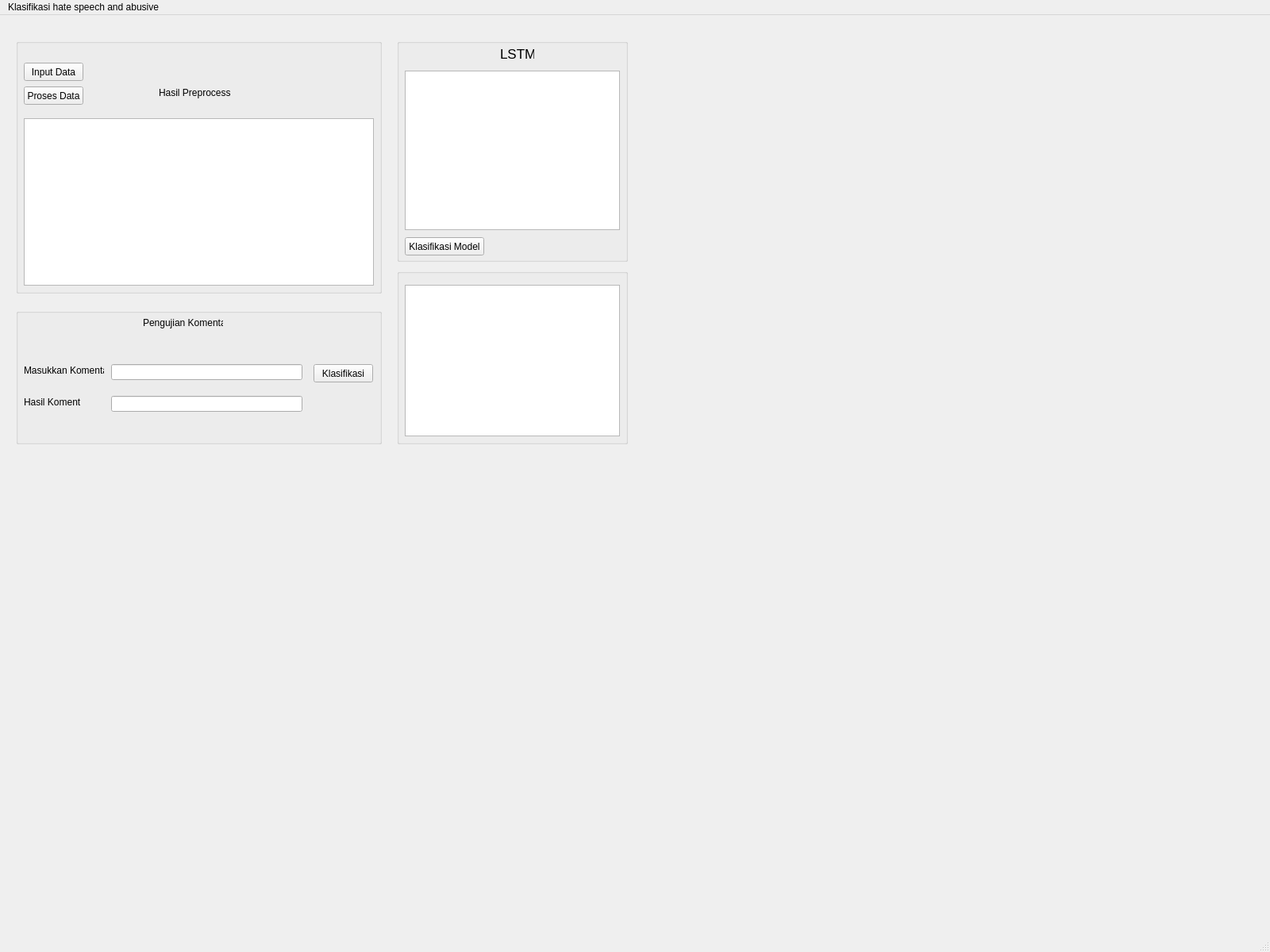
<?xml version="1.0" encoding="UTF-8"?>
<ui version="4.0">
 <class>MainWindow</class>
 <widget class="QMainWindow" name="MainWindow">
  <property name="geometry">
   <rect>
    <x>0</x>
    <y>0</y>
    <width>1600</width>
    <height>1200</height>
   </rect>
  </property>
  <property name="windowTitle">
   <string>MainWindow</string>
  </property>
  <widget class="QWidget" name="centralwidget">
   <widget class="QGroupBox" name="groupBox_3">
    <property name="geometry">
     <rect>
      <x>20</x>
      <y>370</y>
      <width>461</width>
      <height>171</height>
     </rect>
    </property>
    <property name="title">
     <string/>
    </property>
    <widget class="QLabel" name="labelTesting">
     <property name="geometry">
      <rect>
       <x>160</x>
       <y>10</y>
       <width>101</width>
       <height>16</height>
      </rect>
     </property>
     <property name="text">
      <string>Pengujian Komentar</string>
     </property>
    </widget>
    <widget class="QLabel" name="labelInput">
     <property name="geometry">
      <rect>
       <x>10</x>
       <y>70</y>
       <width>101</width>
       <height>16</height>
      </rect>
     </property>
     <property name="text">
      <string>Masukkan Komentar</string>
     </property>
    </widget>
    <widget class="QLabel" name="labelOutput">
     <property name="geometry">
      <rect>
       <x>10</x>
       <y>110</y>
       <width>71</width>
       <height>16</height>
      </rect>
     </property>
     <property name="text">
      <string>Hasil Komentar</string>
     </property>
    </widget>
    <widget class="QPushButton" name="buttonKlasifikasi">
     <property name="geometry">
      <rect>
       <x>375</x>
       <y>70</y>
       <width>75</width>
       <height>23</height>
      </rect>
     </property>
     <property name="text">
      <string>Klasifikasi</string>
     </property>
    </widget>
    <widget class="QLineEdit" name="inputBox">
     <property name="geometry">
      <rect>
       <x>120</x>
       <y>70</y>
       <width>241</width>
       <height>20</height>
      </rect>
     </property>
    </widget>
    <widget class="QLineEdit" name="outputBox">
     <property name="geometry">
      <rect>
       <x>120</x>
       <y>110</y>
       <width>241</width>
       <height>20</height>
      </rect>
     </property>
    </widget>
   </widget>
   <widget class="QGroupBox" name="groupBox_1">
    <property name="geometry">
     <rect>
      <x>20</x>
      <y>30</y>
      <width>461</width>
      <height>321</height>
     </rect>
    </property>
    <property name="title">
     <string/>
    </property>
    <widget class="QPushButton" name="buttonInputData">
     <property name="geometry">
      <rect>
       <x>10</x>
       <y>30</y>
       <width>75</width>
       <height>23</height>
      </rect>
     </property>
     <property name="text">
      <string>Input Data</string>
     </property>
    </widget>
    <widget class="QTableWidget" name="tablePreprocessing">
     <property name="geometry">
      <rect>
       <x>10</x>
       <y>100</y>
       <width>441</width>
       <height>211</height>
      </rect>
     </property>
    </widget>
    <widget class="QLabel" name="labelPreprocessing">
     <property name="geometry">
      <rect>
       <x>180</x>
       <y>60</y>
       <width>91</width>
       <height>16</height>
      </rect>
     </property>
     <property name="text">
      <string>Hasil Preprocessing</string>
     </property>
    </widget>
    <widget class="QPushButton" name="buttonPreprocessing">
     <property name="geometry">
      <rect>
       <x>10</x>
       <y>60</y>
       <width>75</width>
       <height>23</height>
      </rect>
     </property>
     <property name="text">
      <string>Proses Data</string>
     </property>
    </widget>
    <widget class="QLabel" name="labelData">
     <property name="geometry">
      <rect>
       <x>90</x>
       <y>32</y>
       <width>151</width>
       <height>16</height>
      </rect>
     </property>
     <property name="text">
      <string/>
     </property>
    </widget>
   </widget>
   <widget class="QGroupBox" name="groupBox_2">
    <property name="geometry">
     <rect>
      <x>500</x>
      <y>30</y>
      <width>291</width>
      <height>281</height>
     </rect>
    </property>
    <property name="layoutDirection">
     <enum>Qt::LeftToRight</enum>
    </property>
    <property name="title">
     <string/>
    </property>
    <widget class="QPushButton" name="buttonKlasifikasiModel">
     <property name="geometry">
      <rect>
       <x>10</x>
       <y>250</y>
       <width>100</width>
       <height>23</height>
      </rect>
     </property>
     <property name="text">
      <string>Klasifikasi Model</string>
     </property>
    </widget>
    <widget class="QLabel" name="labelLSTM">
     <property name="geometry">
      <rect>
       <x>130</x>
       <y>10</y>
       <width>43</width>
       <height>18</height>
      </rect>
     </property>
     <property name="font">
      <font>
       <pointsize>13</pointsize>
      </font>
     </property>
     <property name="text">
      <string>LSTM</string>
     </property>
    </widget>
    <widget class="QTableWidget" name="tableParameter">
     <property name="geometry">
      <rect>
       <x>10</x>
       <y>40</y>
       <width>271</width>
       <height>201</height>
      </rect>
     </property>
    </widget>
   </widget>
   <widget class="QGroupBox" name="groupBox_4">
    <property name="geometry">
     <rect>
      <x>500</x>
      <y>320</y>
      <width>291</width>
      <height>221</height>
     </rect>
    </property>
    <property name="layoutDirection">
     <enum>Qt::LeftToRight</enum>
    </property>
    <property name="title">
     <string/>
    </property>
    <widget class="QTableWidget" name="tableHammingLoss">
     <property name="geometry">
      <rect>
       <x>10</x>
       <y>20</y>
       <width>271</width>
       <height>191</height>
      </rect>
     </property>
    </widget>
   </widget>
   <zorder>groupBox_3</zorder>
   <zorder>groupBox_2</zorder>
   <zorder>groupBox_4</zorder>
   <zorder>groupBox_1</zorder>
  </widget>
  <widget class="QMenuBar" name="menubar">
   <property name="geometry">
    <rect>
     <x>0</x>
     <y>0</y>
     <width>800</width>
     <height>21</height>
    </rect>
   </property>
   <widget class="QMenu" name="menuKlasifikasi_Komentar_toxic">
    <property name="title">
     <string>Klasifikasi hate speech and abusive</string>
    </property>
   </widget>
   <addaction name="menuKlasifikasi_Komentar_toxic"/>
  </widget>
  <widget class="QStatusBar" name="statusbar"/>
 </widget>
 <resources/>
 <connections/>
</ui>
